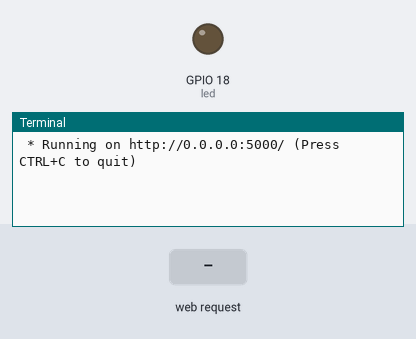
The program below on a simulated Raspberry Pi (BCM pin numbers). On the bench: output pins drawn as LEDs (lit = HIGH), the last lines printed to the terminal. The inputs (shaded band) are chosen by the test bench. The clock reads 2024-03-15 10:24:30 at power-on unless the program sets it.

Above: at 1.2 s.
1.3 s: HTTP request for /on received
At 2.5 s:
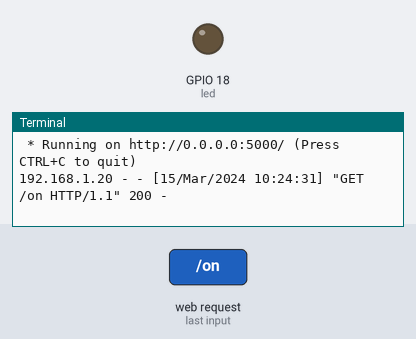
2.8 s: HTTP request for / received
At 3.7 s:
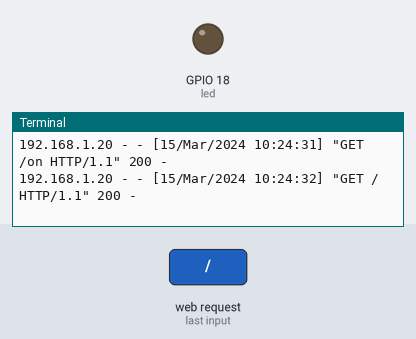
4.3 s: HTTP request for /off received
At 4.9 s:
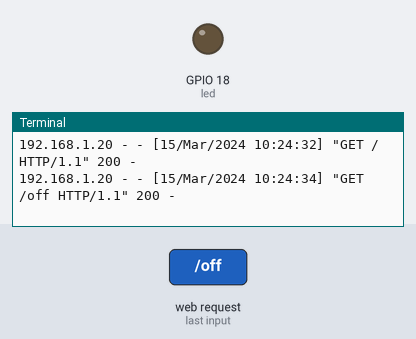

Measured:
- after the input at 1.3 s, the terminal: prints a new line at once (image 1)
- after the input at 2.8 s, the terminal: prints a new line at once (image 2)
- after the input at 4.3 s, the terminal: prints a new line at once (image 3)

The program:

app.py
```python
from flask import Flask, render_template
import board
import digitalio

app = Flask(__name__)

# Функция для инициализации пина
def setup_led():
    led = digitalio.DigitalInOut(board.D18)
    led.direction = digitalio.Direction.OUTPUT
    return led

# Глобальная переменная для хранения состояния
led_state = False

@app.route('/')
def home():
    return render_template('index.html', status="LED выключен" if not led_state else "LED включен")

@app.route('/on')
def led_on():
    global led_state
    led = setup_led()
    led.value = True
    led_state = True
    led.deinit()  # Освобождаем GPIO
    return render_template('index.html', status="LED включен")

@app.route('/off')
def led_off():
    global led_state
    led = setup_led()
    led.value = False
    led_state = False
    led.deinit()  # Освобождаем GPIO
    return render_template('index.html', status="LED выключен")

if __name__ == '__main__':
    app.run(host='0.0.0.0', port=5000, debug=True)
```
